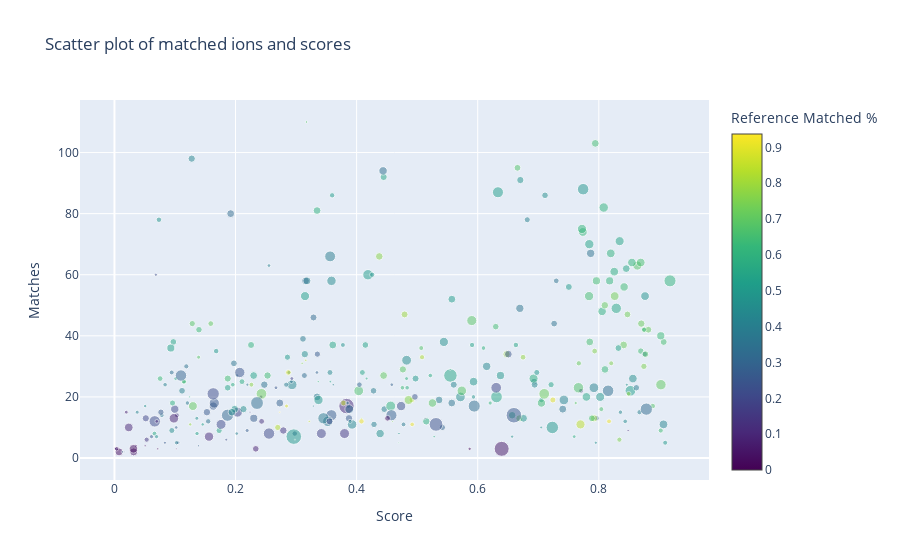

Source (notebook cell):
### Code cell
# Create a scatter plot
fig = go.Figure()
fig.add_trace(go.Scatter(
    x=merged['CosineHungarian_0.01_0.0_1.0_scores'],
    y=merged['CosineHungarian_0.01_0.0_1.0_matches'],
    mode='markers',
    marker=dict(
        size=merged['FractionQuery'] * 20,  # Adjust the size scaling factor as needed
        color=merged['FractionReference'],
        colorscale='Viridis',  # change the colorscale as needed
        colorbar=dict(title='Reference Matched %'),
        opacity=0.5
    ),
    name='Matched Ions'
))
fig.update_layout(
    title='Scatter plot of matched ions and scores',
    xaxis_title='Score',
    yaxis_title='Matches'
)
fig.show()
fig.write_image("scatter_plot.png")

### Figure 1 — Plotly figure (JSON) as saved in the notebook; plotly's stock layout.template omitted (floating-point values rounded to 4 significant figures; data arrays with more than 128 entries replaced by an {"elided": "..."} marker saying what was removed)
{"data": [{"marker": {"color": {"elided": "333 float values"}, "colorbar": {"title": {"text": "Reference Matched %"}}, "colorscale": [[0, "#440154"], [0.1111, "#482878"], [0.2222, "#3e4989"], [0.3333, "#31688e"], [0.4444, "#26828e"], [0.5556, "#1f9e89"], [0.6667, "#35b779"], [0.7778, "#6ece58"], [0.8889, "#b5de2b"], [1, "#fde725"]], "opacity": 0.5, "size": {"elided": "333 float values"}}, "mode": "markers", "name": "Matched Ions", "type": "scatter", "x": {"elided": "333 float values"}, "y": {"elided": "333 int values"}}], "layout": {"title": {"text": "Scatter plot of matched ions and scores"}, "xaxis": {"title": {"text": "Score"}}, "yaxis": {"title": {"text": "Matches"}}}}
